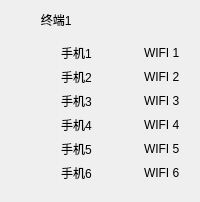
     <widget class="QWidget" name="widget_1" native="true">
      <layout class="QGridLayout" name="gridLayout">
       <item row="0" column="0">
        <layout class="QVBoxLayout" name="verticalLayout">
         <item>
          <widget class="QLabel" name="terminal_label_1">
           <property name="text">
            <string>         终端1</string>
           </property>
          </widget>
         </item>
         <item>
          <widget class="QWidget" name="widget_28" native="true">
           <layout class="QGridLayout" name="gridLayout_28">
            <item row="1" column="0">
             <widget class="LightButton" name="PhonelightButton1_2" native="true"/>
            </item>
            <item row="2" column="0">
             <widget class="LightButton" name="PhonelightButton1_3" native="true"/>
            </item>
            <item row="0" column="2">
             <widget class="LightButton" name="WifilightButton1_1" native="true"/>
            </item>
            <item row="4" column="2">
             <widget class="LightButton" name="WifilightButton1_5" native="true"/>
            </item>
            <item row="5" column="0">
             <widget class="LightButton" name="PhonelightButton1_6" native="true"/>
            </item>
            <item row="0" column="0">
             <widget class="LightButton" name="PhonelightButton1_1" native="true"/>
            </item>
            <item row="5" column="2">
             <widget class="LightButton" name="WifilightButton1_6" native="true"/>
            </item>
            <item row="1" column="2">
             <widget class="LightButton" name="WifilightButton1_2" native="true"/>
            </item>
            <item row="2" column="2">
             <widget class="LightButton" name="WifilightButton1_3" native="true"/>
            </item>
            <item row="3" column="2">
             <widget class="LightButton" name="WifilightButton1_4" native="true"/>
            </item>
            <item row="4" column="0">
             <widget class="LightButton" name="PhonelightButton1_5" native="true"/>
            </item>
            <item row="3" column="0">
             <widget class="LightButton" name="PhonelightButton1_4" native="true"/>
            </item>
            <item row="0" column="3">
             <widget class="QLabel" name="WifiLabel1_1">
              <property name="text">
               <string>WIFI 1</string>
              </property>
             </widget>
            </item>
            <item row="4" column="3">
             <widget class="QLabel" name="WifiLabel1_5">
              <property name="text">
               <string>WIFI 5</string>
              </property>
             </widget>
            </item>
            <item row="3" column="3">
             <widget class="QLabel" name="WifiLabel1_4">
              <property name="text">
               <string>WIFI 4</string>
              </property>
             </widget>
            </item>
            <item row="3" column="1">
             <widget class="QLabel" name="PhoneLabel1_4">
              <property name="text">
               <string>手机4</string>
              </property>
             </widget>
            </item>
            <item row="0" column="1">
             <widget class="QLabel" name="PhoneLabel1_1">
              <property name="text">
               <string>手机1</string>
              </property>
             </widget>
            </item>
            <item row="2" column="1">
             <widget class="QLabel" name="PhoneLabel1_3">
              <property name="text">
               <string>手机3</string>
              </property>
             </widget>
            </item>
            <item row="4" column="1">
             <widget class="QLabel" name="PhoneLabel1_5">
              <property name="text">
               <string>手机5</string>
              </property>
             </widget>
            </item>
            <item row="5" column="1">
             <widget class="QLabel" name="PhoneLabel1_6">
              <property name="text">
               <string>手机6</string>
              </property>
             </widget>
            </item>
            <item row="1" column="1">
             <widget class="QLabel" name="PhoneLabel1_2">
              <property name="text">
               <string>手机2</string>
              </property>
             </widget>
            </item>
            <item row="5" column="3">
             <widget class="QLabel" name="WifiLabel1_6">
              <property name="text">
               <string>WIFI 6</string>
              </property>
             </widget>
            </item>
            <item row="2" column="3">
             <widget class="QLabel" name="WifiLabel1_3">
              <property name="text">
               <string>WIFI 3</string>
              </property>
             </widget>
            </item>
            <item row="1" column="3">
             <widget class="QLabel" name="WifiLabel1_2">
              <property name="text">
               <string>WIFI 2</string>
              </property>
             </widget>
            </item>
           </layout>
          </widget>
         </item>
        </layout>
       </item>
      </layout>
     </widget>
